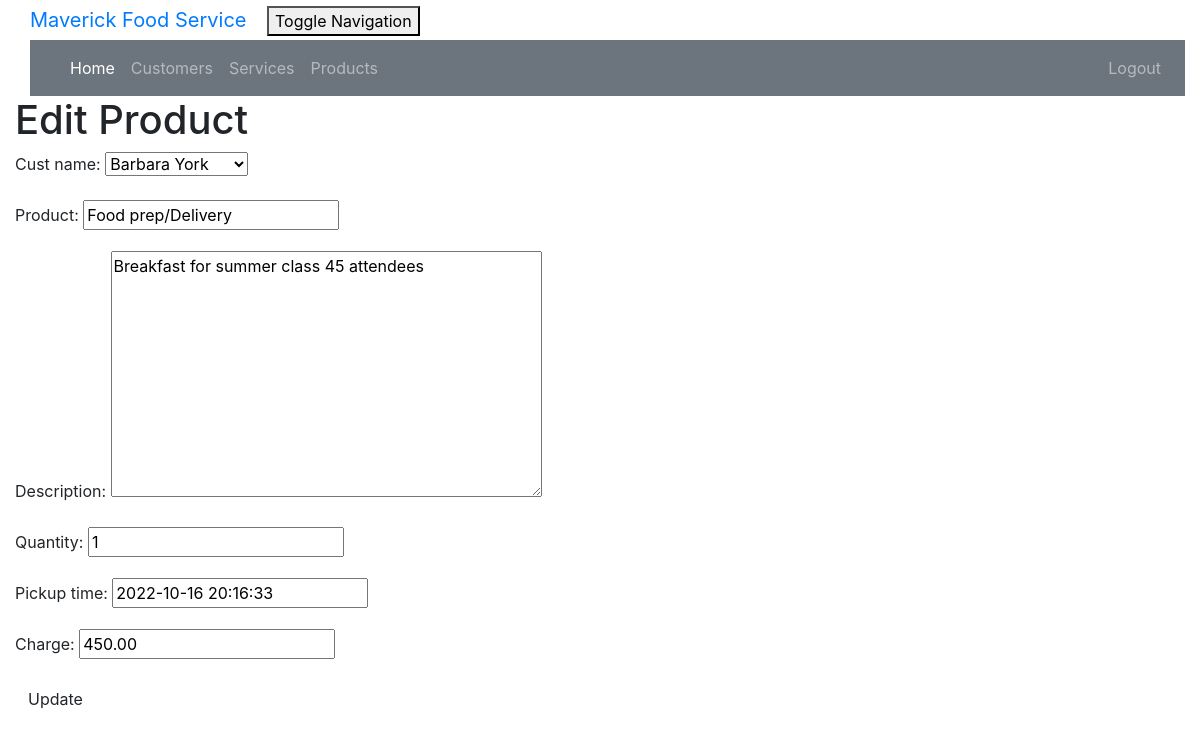
Screenshot of /product/1/edit/ (signed in) with the database file from the repository.
### crm/models.py (models this page shows, shortened)
class Customer(models.Model):
    cust_name = models.CharField(max_length=50)
    email = models.EmailField(max_length=100)
    phone = models.CharField(max_length=20)
    bldgroom = models.CharField(max_length=100)
    address = models.CharField(max_length=200)
    state = models.CharField(max_length=50)
    city = models.CharField(max_length=50, null=True)
    zipcode = models.CharField(max_length=10)
    organization = models.CharField(max_length=100)
    role = models.CharField(max_length=100)
    def __str__(self):
        return self.cust_name

class Product(models.Model):
    cust_name = models.ForeignKey(Customer, on_delete=models.CASCADE, related_name='products')
    product = models.CharField(max_length=100)
    description = models.TextField()
    quantity = models.IntegerField()
    pickup_time = models.DateTimeField(
        default=timezone.now)
    charge = models.DecimalField(max_digits=10, decimal_places=2)
    created_date = models.DateTimeField(
        default=timezone.now)
    updated_date = models.DateTimeField(auto_now_add=True)

### crm/views.py (the view)
# urls.py: path('product/<int:pk>/edit/', views.product_edit, name='product_edit'),
@login_required
def product_edit(request, pk):
    product = get_object_or_404(Product, pk=pk)
    if request.method == "POST":
        form = ProductForm(request.POST, instance=product)
        if form.is_valid():
            product = form.save()
            product.updated_date = timezone.now()
            product.save()
            products = Product.objects.filter(created_date__lte=timezone.now())
            return render(request, 'crm/product_list.html',
                          {'products': products})
    else:
        form = ProductForm(instance=product)
    return render(request, 'crm/product_edit.html', {'form': form})

### crm/forms.py
class ProductForm(forms.ModelForm):
    class Meta:
        model = Product
        fields = ('cust_name', 'product', 'description', 'quantity', 'pickup_time', 'charge')

### crm/templates/crm/product_edit.html (shortened to what this page needs)
<!DOCTYPE html>
<html lang="en">
{% extends 'crm/base.html' %}
{% block content %}
    <h1>Edit Product</h1>
    <form method="POST" class="product-form">{% csrf_token %}
        {{ form.as_p }}
        <button type="submit" class="save btn btn-default">Update</button>
    </form>
{% endblock %}

### crm/static/css/portfolio.css (style rules this page uses)
body { padding-left: 15px; }

### rows the page displays
Customer: cust_name "Barbara York"
Product: product "Food prep/Delivery", description "Breakfast for summer class 45 attendees", quantity "1", pickup_time "2022-10-16 20:16:33", charge "450.00"
